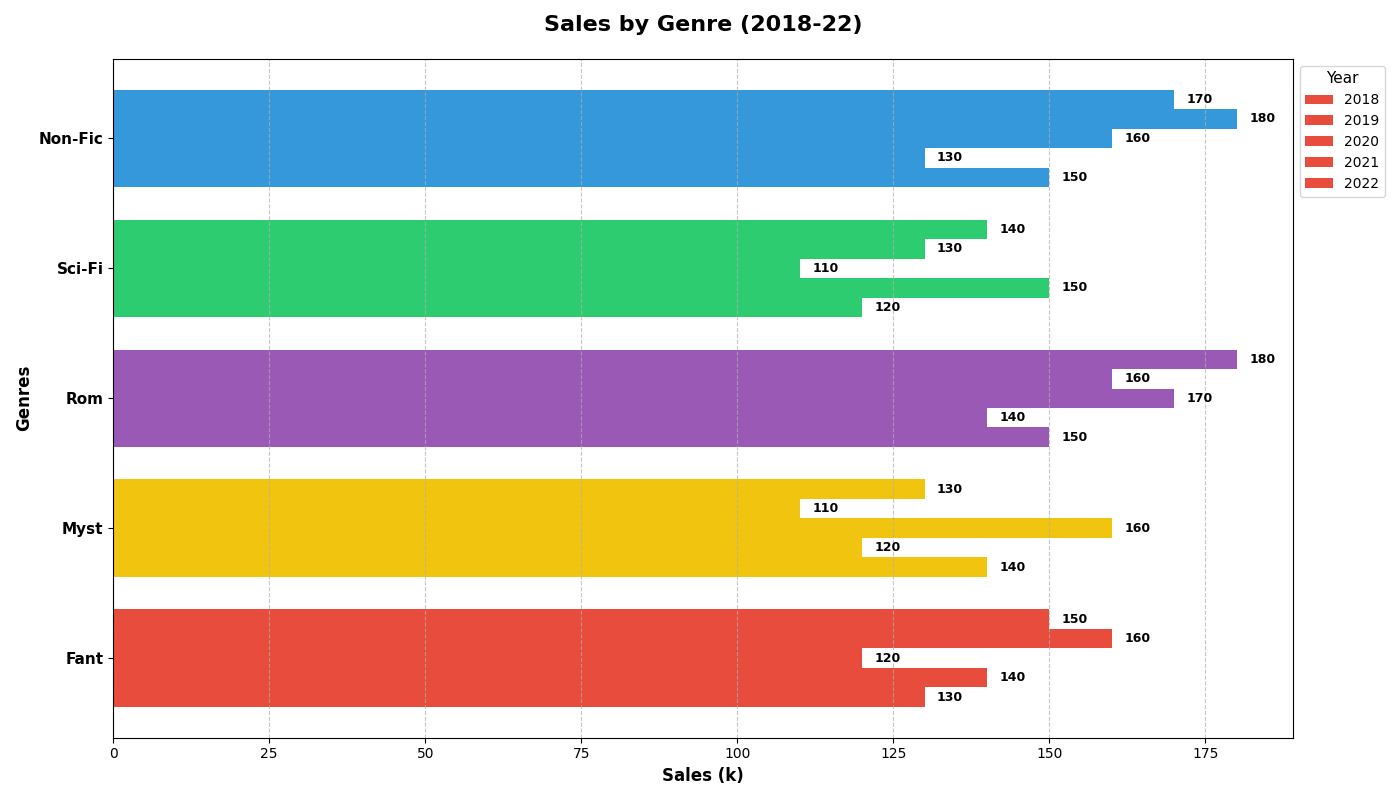

Here is the Python script that generated this plot:
import matplotlib.pyplot as plt
import numpy as np

years = ["2018", "2019", "2020", "2021", "2022"]
genres = ["Fant", "Myst", "Rom", "Sci-Fi", "Non-Fic"]

data = np.array([
    [130, 140, 150, 120, 150],
    [140, 120, 140, 150, 130],
    [120, 160, 170, 110, 160],
    [160, 110, 160, 130, 180],
    [150, 130, 180, 140, 170]
])

# Manually shuffled colors
shuffled_colors = ['#e74c3c', '#f1c40f', '#9b59b6', '#2ecc71', '#3498db']

fig, ax = plt.subplots(figsize=(14, 8))
bar_height = 0.15
indices = np.arange(len(genres))

for i, year in enumerate(years):
    ax.barh(indices + i * bar_height, data[i], bar_height, color=shuffled_colors, label=year)

ax.set_ylabel('Genres', fontsize=12, weight='bold')
ax.set_xlabel('Sales (k)', fontsize=12, weight='bold')
ax.set_title('Sales by Genre (2018-22)', fontsize=16, weight='bold', pad=20)
ax.set_yticks(indices + bar_height * (len(years) - 1) / 2)
ax.set_yticklabels(genres, fontsize=11, weight='bold')
ax.legend(title='Year', loc='upper left', bbox_to_anchor=(1, 1), fontsize=10, title_fontsize='11')

ax.grid(axis='x', linestyle='--', alpha=0.7)

for i, year_sales in enumerate(data):
    for j, sales in enumerate(year_sales):
        ax.text(sales + 2, indices[j] + i * bar_height, f'{sales}', va='center', fontsize=9, weight='bold')

plt.tight_layout()
plt.show()
